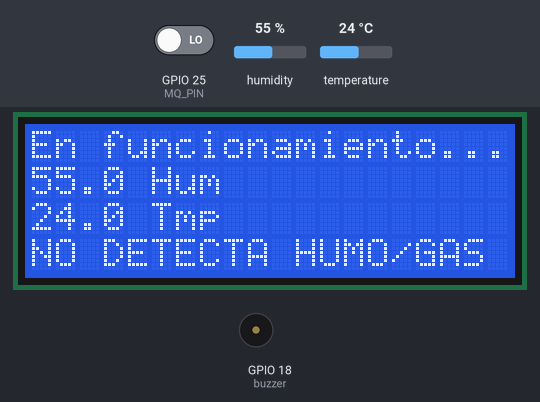
Bench run of a program on a simulated Raspberry Pi (BCM pin numbers). On the bench: 20×4 character LCD, buzzer (waves = sounding, pin HIGH). The test bench sets the inputs (shaded band); at power-on: GPIO 25 (MQ_PIN) LOW, humidity 55 %, temperature 24 °C. Requests to the public web service named in the program get a made-up reply in its usual format after 0.4 s (London, UTC, broken clouds, 64 % humidity, 1013 hPa unless stated); web requests get an empty 200 reply after 0.4 s; what the program prints to the terminal is not drawn.

Above: at 1.3 s.
1.4 s: GPIO 25 (MQ_PIN) driven HIGH
At 7.5 s:
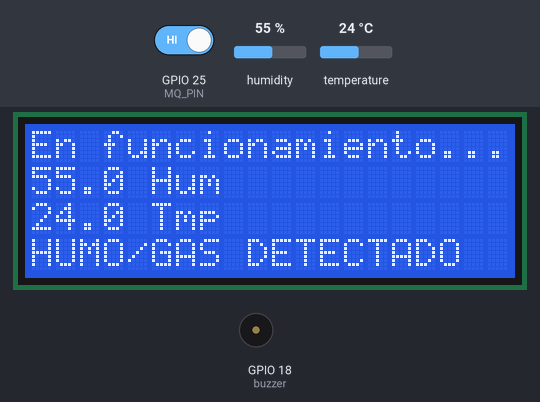
7.6 s: GPIO 25 (MQ_PIN) driven LOW
12.8 s: humidity set to 22 %
At 15.2 s:
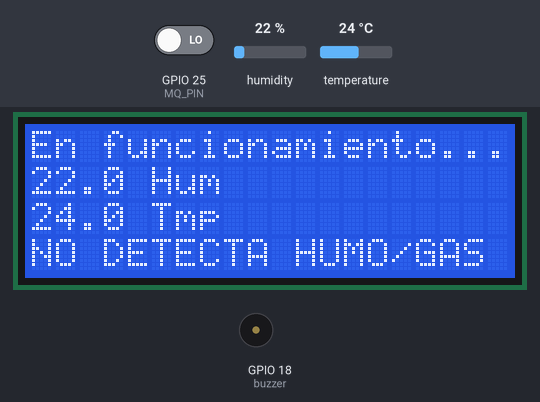
18.0 s: temperature set to 28 °C
At 19.7 s:
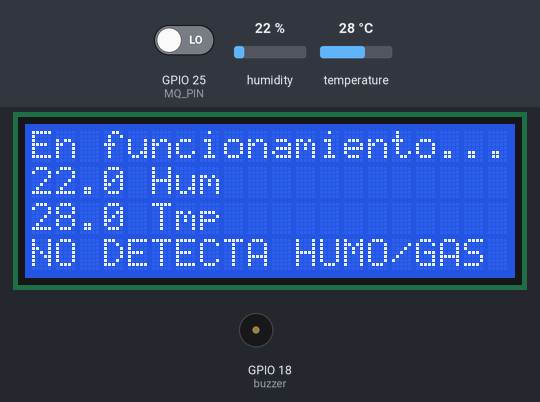
23.2 s: temperature set to 31 °C
At 28.56 s:
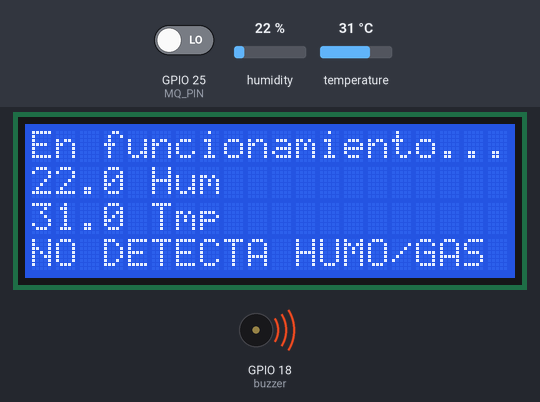
30.5 s: humidity set to 29 %
At 34.3 s:
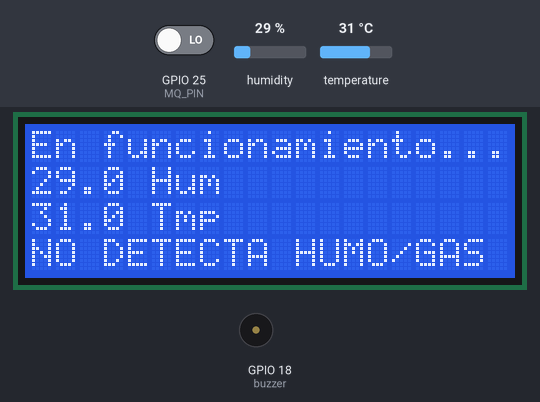
35.7 s: humidity set to 32 %
At 39.7 s:
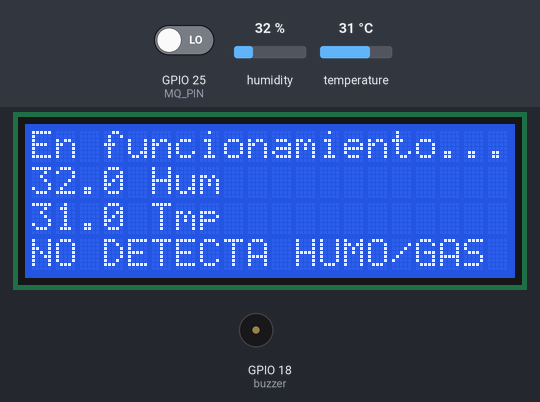
Timing chart, 0 to 41.2 s (numbered marks = the images above; inputs shaded):
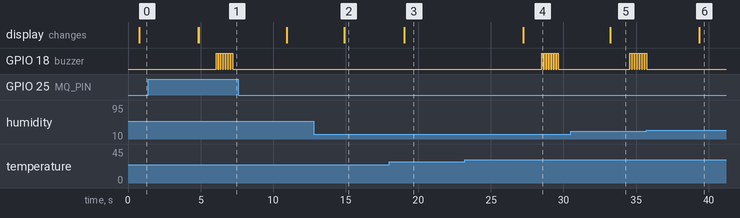

Measured:
- the behaviour switches between 29 and 30 °C on temperature (found by bisection; images 3 and 4)
- after the input at 1.4 s, GPIO 18 (buzzer): alternates HIGH for 0.12 s and LOW for 0.05 s, 14 changes in all, then stays LOW, starting after 4.7 s; the display: first changes after 3.5 s (image 1 shows a later state)
- after the input at 7.6 s, GPIO 18 (buzzer): stops changing and stays LOW
- after the input at 12.8 s, the display: changes after 2.1 s (image 2)
- after the input at 18.0 s, the display: changes after 1.0 s (image 3)
- after the input at 23.2 s, GPIO 18 (buzzer): alternates HIGH for 0.12 s and LOW for 0.05 s, 14 changes in all, then stays LOW, starting after 5.3 s; the display: changes after 4.0 s (image 4)
- after the input at 30.5 s, the display: changes after 2.7 s (image 5)
- after the input at 35.7 s, GPIO 18 (buzzer): goes on until 35.7 s, then stays LOW; the display: changes after 3.6 s (image 6)

The program:

building.py
```python
import RPi.GPIO as GPIO, Adafruit_DHT, sys, requests, json
from gpiozero import Buzzer
from time import sleep
from rpi_lcd import LCD

GPIO.setmode(GPIO.BCM)

buzzer = Buzzer(18) #Inicializar buzzer}
DHT_SENSOR = Adafruit_DHT.DHT11
DHT_PIN = 21
MQ_PIN = 25
GPIO.setup(25,GPIO.IN)

def alerta_telegram(tem,hum,gashum):
    url='https://api.telegram.org/'
    bot='bot5585883929'
    api_key='AAH-a6FprInxGEqmOfHaUGHWNnbz4L1NOfQ'
    chat_id='-609887845'
    if gashum == 0:
        mensaje='ALERTA LECTURA IRREGULAR:\nTemperatura: {} °C\nHumedad relativa: {}%\nNo se detecta gas ni humo'.format(tem,hum)
    elif gashum == 1:
        mensaje='ALERTA LECTURA IRREGULAR:\nTemperatura: {} °C\nHumedad relativa: {}%\nHUMO/GAS DETECTADO'.format(tem,hum)
    r = requests.post(url + bot + ':' + api_key + '/sendMessage', data={'chat_id': chat_id, 'text': mensaje})

def encender_alarma(tem, hum, gashum):
    if tem >= 30.0 and hum <= 30.0 or gashum == 1:
        for i in range(7):
            buzzer.on()
            sleep(0.12)
            buzzer.off()
            sleep(0.05)

def enviar_json(tem, hum):
    #Crear JSON con datos
    datos = {"temperatura":"{}".format(tem), "humedad":"{}".format(hum)}
    datos_json = json.dumps(datos)
    #Hacer peticion POST a API
    url = "http://192.168.120.58:80"
    path = "/cesfam/api/sensor.php"
    remoto = url+path
    peticion = requests.post(remoto, datos_json)
    retorno = (peticion.status_code, peticion.content, datos_json)
    return retorno

try:
    lcd = LCD() #Inicializar lcd
    lcd.text("En funcionamiento...", 1)
    while True:
        #Lecturas de sensores
        humedad, temperatura = Adafruit_DHT.read(DHT_SENSOR, DHT_PIN) #Humedad temperatura
        gas_humo_detectado = GPIO.input(MQ_PIN) #Humo gas

        if humedad is not None and temperatura is not None:
            lcd.text(str(humedad) + " Hum", 2)
            lcd.text(str(temperatura) + " Tmp", 3)
            if gas_humo_detectado == 1:
                lcd.text("HUMO/GAS DETECTADO",4)
            elif gas_humo_detectado == 0:
                lcd.text("NO DETECTA HUMO/GAS",4)

            #Enviar post a API (ver funcion)
            print(enviar_json(temperatura,humedad))

            if humedad <= 30.0 and temperatura >= 30.0 or gas_humo_detectado == 1: #1 = True = Verdadero = Gas/humo detectado
                print(enviar_json(temperatura,humedad))
                alerta_telegram(temperatura,humedad,gas_humo_detectado)
                encender_alarma(temperatura,humedad,gas_humo_detectado)
        else:
            #Realmente no siempre es falla, aveces el sensor se salta
            #un ciclo de ejecucion y por eso no llena las variables
            #de temperatura y humedad
            print("Sensor de humedad fallando...")
        sleep(3)
    lcd.clear()
except KeyboardInterrupt:
    lcd.clear()
    lcd.text("Cerrando...", 4)
    print("Cerrando...")
    sleep(2)
    lcd.clear()
    sys.exit()
```
